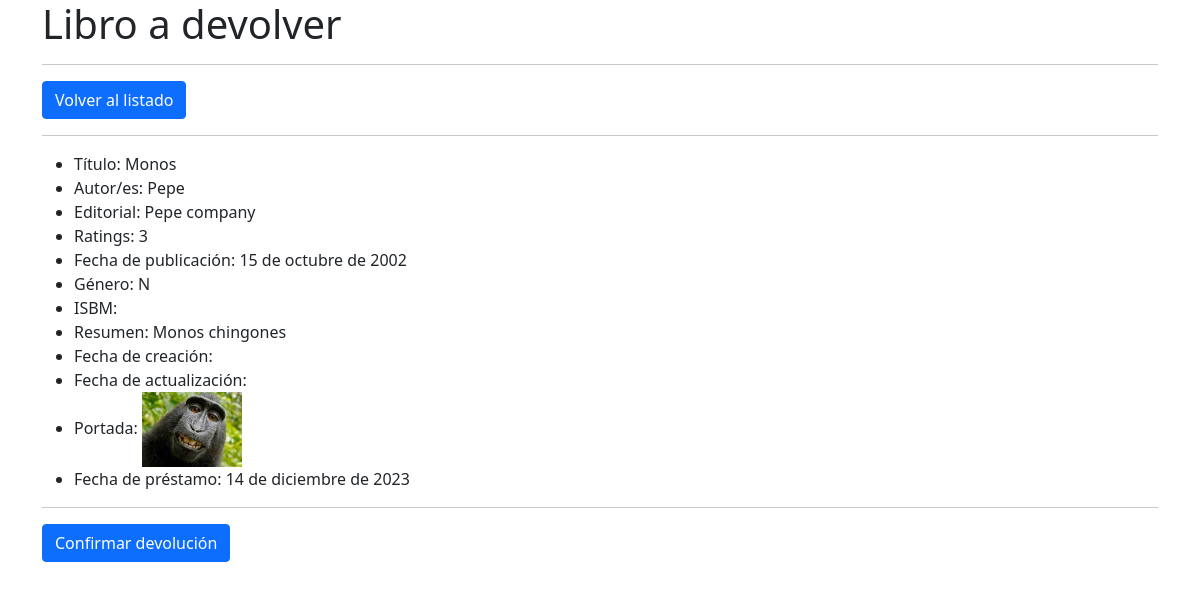
The app's page /mislibros/return/11/ (signed in), older data.
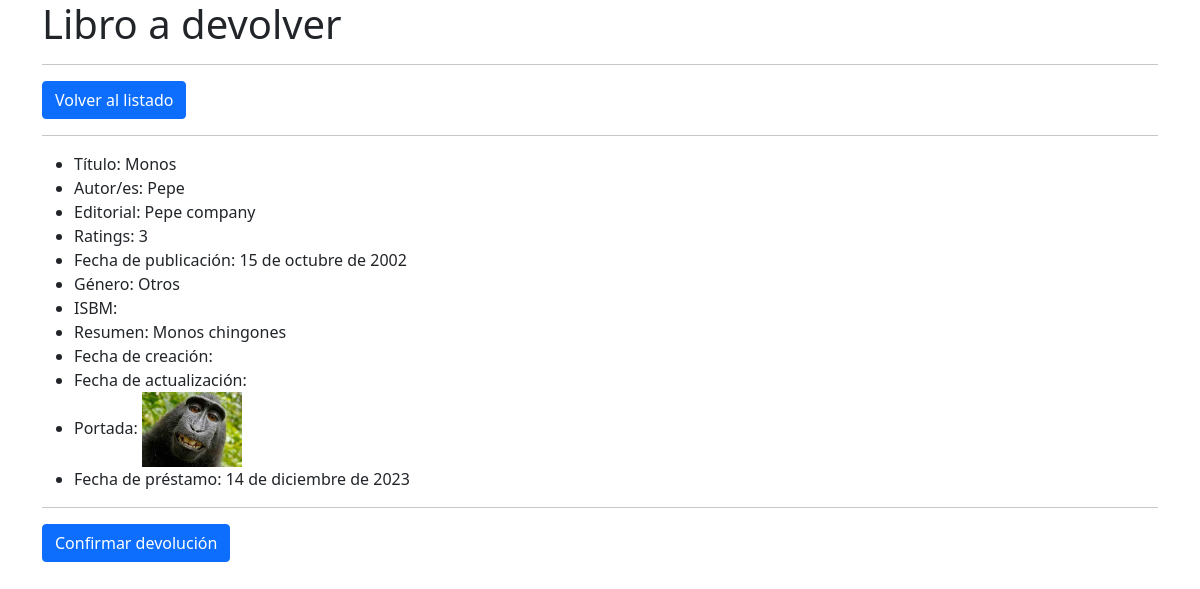
The same page, newer data.
### biblioteca/models.py (models this page shows, shortened)
class Prestamo(models.Model):
    libro = models.ForeignKey(Libro, on_delete=models.CASCADE)
    fecha_prestamo = models.DateField()
    fecha_devolucion = models.DateField(null=True, blank=True)
    usuario = models.ForeignKey(Usuario, on_delete=models.CASCADE)
    ESTADO = (
        ('P', 'Prestado'),
        ('D', 'Devuelto'),
    )
    estado = models.CharField(max_length=1, choices=ESTADO, default="P")

class Libro(models.Model):
    titulo = models.CharField(max_length=100)
    autores = models.ManyToManyField(Autor)
    editorial = models.ForeignKey(Editorial, on_delete=models.CASCADE)
    rating = models.PositiveIntegerField(validators=[MaxValueValidator(5)])
    fecha_publicacion = models.DateField()
    GENEROS = (
        ('Novela', 'Novela'),
        ('Cuento', 'Cuento'),
        ('Poesia', 'Poesia'),
        ('Teatro', 'Teatro'),
        ('Otros', 'Otros'),
    )
    genero = models.CharField(max_length=10, choices=GENEROS)
    isbn = models.IntegerField(max_length=13)
    resumen = models.TextField()
    portada = models.ImageField(upload_to='portadas/', null=True, blank=True) #Necesita Pillow
    DISPONIBILIDAD = (
        ('D', 'Disponible'),
        ('P', 'Prestado'),
        ('E', 'En proceso de prestamo'),
    )
    disponibilidad = models.CharField(max_length=1, choices=DISPONIBILIDAD)
    created_at = models.DateTimeField(auto_now_add=True)
    updated_at = models.DateTimeField(auto_now=True)

class Editorial(models.Model):
    nombre = models.CharField(max_length=100)
    direccion = models.TextField(max_length=200)
    sitio_web = models.URLField()
    def __str__(self):
        return self.nombre

### biblioteca/views.py (the view, shortened to what this page needs)
# urls.py: path('mislibros/return/<int:pk>/', ReturnBookView.as_view(), name='return_book'),
class ReturnBookView(LoginRequiredMixin, View):
    def get(self, request, pk):
        prestamo = Prestamo.objects.get(id=pk)
        return render(request, 'biblioteca/return_book.html', {'prestamo': prestamo})

### biblioteca/templates/biblioteca/return_book.html (shortened to what this page needs)
<!DOCTYPE html>
<html lang="es">
    <head>
        <link rel="stylesheet" href="https://stackpath.bootstrapcdn.com/bootstrap/5.0.0-alpha1/css/bootstrap.min.css">
    </head>
    <body>
        <div class="container">
            <div class="row">
                <div class="col">
                    <h1>Libro a devolver</h1>
                    <hr>
                    <a href="{% url 'mislibros_list' %}" class="btn btn-primary">Volver al listado</a>
                    <hr>
                    <ul>
                        <li>Título: {{ prestamo.libro.titulo }}</li>
                        <li>Autor/es:
                            {% for autor in prestamo.libro.autores.all %}
                                {{ autor.nombre }}{% if not forloop.last %}, {% endif %}
                            {% endfor %}
                        </li>
                        <li>Editorial: {{ prestamo.libro.editorial }}</li>
                        <li>Ratings: {{ prestamo.libro.rating }}</li>
                        <li>Fecha de publicación: {{ prestamo.libro.fecha_publicacion }}</li>
                        <li>Género: {{ prestamo.libro.genero }}</li>
                        <li>ISBM: {{ prestamo.libro.isbm }}</li>
                        <li>Resumen: {{ prestamo.libro.resumen }}</li>
                        <li>Fecha de creación: {{ prestamo.libro.created_date }}</li>
                        <li>Fecha de actualización: {{ prestamo.libro.updated_date }}</li>
                        {% if prestamo.libro.portada %}
                            <li>Portada: <img src="{{ prestamo.libro.portada.url }}" alt="Portada de {{ prestamo.libro.titulo }}" width="100px"></li>
                        {% else %}
                            <li>Portada: No hay portada</li>
                        {% endif %}
                        <li>Fecha de préstamo: {{ prestamo.fecha_prestamo }}</li>
                    </ul>
                    <hr>
                    <form action="{% url 'return_book' prestamo.id %}" method="POST">
                        <input type="submit" value="Confirmar devolución" class="btn btn-primary">
                    </form>
                </div>
            </div>
        </div>
    </body>
</html>

Row changes from the older to the newer data that the page shows:
changed through a linked row, Prestamo "Monos": libro.genero "N" → "Otros"
